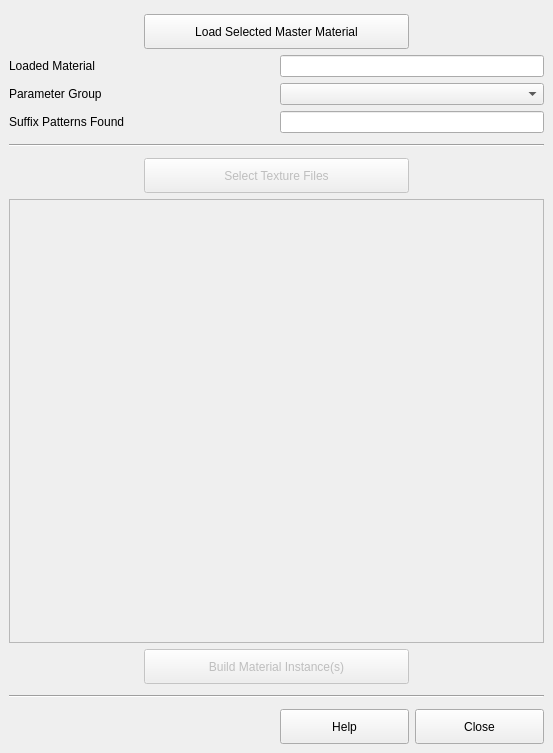
<?xml version="1.0" encoding="UTF-8"?>
<ui version="4.0">
 <class>MainWindow</class>
 <widget class="QMainWindow" name="MainWindow">
  <property name="geometry">
   <rect>
    <x>0</x>
    <y>0</y>
    <width>553</width>
    <height>753</height>
   </rect>
  </property>
  <property name="windowTitle">
   <string>MainWindow</string>
  </property>
  <property name="styleSheet">
   <string notr="true">QTextEdit{
   color: rgb(231, 167, 3);

}
</string>
  </property>
  <widget class="QWidget" name="centralwidget">
   <layout class="QGridLayout" name="gridLayout">
    <property name="bottomMargin">
     <number>9</number>
    </property>
    <item row="8" column="1" colspan="2">
     <widget class="QPushButton" name="btn_select_texture_files">
      <property name="enabled">
       <bool>false</bool>
      </property>
      <property name="minimumSize">
       <size>
        <width>0</width>
        <height>35</height>
       </size>
      </property>
      <property name="styleSheet">
       <string notr="true"/>
      </property>
      <property name="text">
       <string>Select Texture Files</string>
      </property>
     </widget>
    </item>
    <item row="15" column="0">
     <spacer name="horizontalSpacer_2">
      <property name="orientation">
       <enum>Qt::Horizontal</enum>
      </property>
      <property name="sizeType">
       <enum>QSizePolicy::MinimumExpanding</enum>
      </property>
      <property name="sizeHint" stdset="0">
       <size>
        <width>40</width>
        <height>0</height>
       </size>
      </property>
     </spacer>
    </item>
    <item row="6" column="0" colspan="4">
     <widget class="Line" name="line">
      <property name="orientation">
       <enum>Qt::Horizontal</enum>
      </property>
     </widget>
    </item>
    <item row="9" column="0" colspan="4">
     <widget class="QScrollArea" name="scrollArea">
      <property name="minimumSize">
       <size>
        <width>0</width>
        <height>150</height>
       </size>
      </property>
      <property name="widgetResizable">
       <bool>true</bool>
      </property>
      <widget class="QWidget" name="scrollAreaWidgetContents">
       <property name="geometry">
        <rect>
         <x>0</x>
         <y>0</y>
         <width>533</width>
         <height>412</height>
        </rect>
       </property>
       <layout class="QVBoxLayout" name="verticalLayout">
        <item>
         <layout class="QGridLayout" name="gridLayout_filePath"/>
        </item>
        <item>
         <spacer name="verticalSpacer">
          <property name="orientation">
           <enum>Qt::Vertical</enum>
          </property>
          <property name="sizeHint" stdset="0">
           <size>
            <width>20</width>
            <height>40</height>
           </size>
          </property>
         </spacer>
        </item>
       </layout>
      </widget>
     </widget>
    </item>
    <item row="2" column="0" colspan="2">
     <widget class="QLabel" name="label_Loaded_Material">
      <property name="text">
       <string>Loaded Material</string>
      </property>
     </widget>
    </item>
    <item row="11" column="0" colspan="4">
     <spacer name="horizontalSpacer_9">
      <property name="orientation">
       <enum>Qt::Horizontal</enum>
      </property>
      <property name="sizeHint" stdset="0">
       <size>
        <width>40</width>
        <height>5</height>
       </size>
      </property>
     </spacer>
    </item>
    <item row="14" column="2">
     <widget class="QPushButton" name="btn_helpUrl">
      <property name="minimumSize">
       <size>
        <width>0</width>
        <height>35</height>
       </size>
      </property>
      <property name="text">
       <string>Help</string>
      </property>
     </widget>
    </item>
    <item row="10" column="1" colspan="2">
     <widget class="QPushButton" name="btn_build_material_instance">
      <property name="enabled">
       <bool>false</bool>
      </property>
      <property name="minimumSize">
       <size>
        <width>0</width>
        <height>35</height>
       </size>
      </property>
      <property name="text">
       <string>Build Material Instance(s)</string>
      </property>
     </widget>
    </item>
    <item row="15" column="3">
     <spacer name="horizontalSpacer_4">
      <property name="orientation">
       <enum>Qt::Horizontal</enum>
      </property>
      <property name="sizeHint" stdset="0">
       <size>
        <width>40</width>
        <height>0</height>
       </size>
      </property>
     </spacer>
    </item>
    <item row="3" column="0" colspan="2">
     <widget class="QLabel" name="label_Parameter_Group">
      <property name="text">
       <string>Parameter Group</string>
      </property>
     </widget>
    </item>
    <item row="7" column="0" colspan="4">
     <spacer name="horizontalSpacer_5">
      <property name="orientation">
       <enum>Qt::Horizontal</enum>
      </property>
      <property name="sizeHint" stdset="0">
       <size>
        <width>40</width>
        <height>5</height>
       </size>
      </property>
     </spacer>
    </item>
    <item row="13" column="0" colspan="4">
     <spacer name="horizontalSpacer_8">
      <property name="orientation">
       <enum>Qt::Horizontal</enum>
      </property>
      <property name="sizeHint" stdset="0">
       <size>
        <width>40</width>
        <height>5</height>
       </size>
      </property>
     </spacer>
    </item>
    <item row="1" column="1" colspan="2">
     <widget class="QPushButton" name="btn_get_single_selected_material">
      <property name="minimumSize">
       <size>
        <width>0</width>
        <height>35</height>
       </size>
      </property>
      <property name="text">
       <string>Load Selected Master Material</string>
      </property>
     </widget>
    </item>
    <item row="15" column="2">
     <spacer name="horizontalSpacer_3">
      <property name="orientation">
       <enum>Qt::Horizontal</enum>
      </property>
      <property name="sizeHint" stdset="0">
       <size>
        <width>40</width>
        <height>0</height>
       </size>
      </property>
     </spacer>
    </item>
    <item row="4" column="0" colspan="2">
     <widget class="QLabel" name="label_Suffix_Patterns_Found">
      <property name="text">
       <string>Suffix Patterns Found</string>
      </property>
     </widget>
    </item>
    <item row="3" column="2" colspan="2">
     <widget class="QComboBox" name="comboBox_LIST_all_matExpression_paramGroups">
      <property name="enabled">
       <bool>true</bool>
      </property>
      <property name="placeholderText">
       <string/>
      </property>
     </widget>
    </item>
    <item row="0" column="0" colspan="4">
     <spacer name="horizontalSpacer_6">
      <property name="orientation">
       <enum>Qt::Horizontal</enum>
      </property>
      <property name="sizeHint" stdset="0">
       <size>
        <width>40</width>
        <height>5</height>
       </size>
      </property>
     </spacer>
    </item>
    <item row="2" column="2" colspan="2">
     <widget class="QLineEdit" name="lineEdit_loaded_material_name">
      <property name="readOnly">
       <bool>true</bool>
      </property>
     </widget>
    </item>
    <item row="5" column="0" colspan="4">
     <spacer name="horizontalSpacer_7">
      <property name="orientation">
       <enum>Qt::Horizontal</enum>
      </property>
      <property name="sizeHint" stdset="0">
       <size>
        <width>40</width>
        <height>5</height>
       </size>
      </property>
     </spacer>
    </item>
    <item row="4" column="2" colspan="2">
     <widget class="QLineEdit" name="lineEdit_suffix_patterns_found">
      <property name="readOnly">
       <bool>true</bool>
      </property>
     </widget>
    </item>
    <item row="14" column="3">
     <widget class="QPushButton" name="btn_closeWindow">
      <property name="minimumSize">
       <size>
        <width>0</width>
        <height>35</height>
       </size>
      </property>
      <property name="text">
       <string>Close</string>
      </property>
     </widget>
    </item>
    <item row="15" column="1">
     <spacer name="horizontalSpacer">
      <property name="orientation">
       <enum>Qt::Horizontal</enum>
      </property>
      <property name="sizeType">
       <enum>QSizePolicy::MinimumExpanding</enum>
      </property>
      <property name="sizeHint" stdset="0">
       <size>
        <width>40</width>
        <height>0</height>
       </size>
      </property>
     </spacer>
    </item>
    <item row="12" column="0" colspan="4">
     <widget class="Line" name="line_2">
      <property name="orientation">
       <enum>Qt::Horizontal</enum>
      </property>
     </widget>
    </item>
   </layout>
  </widget>
 </widget>
 <resources/>
 <connections/>
</ui>
